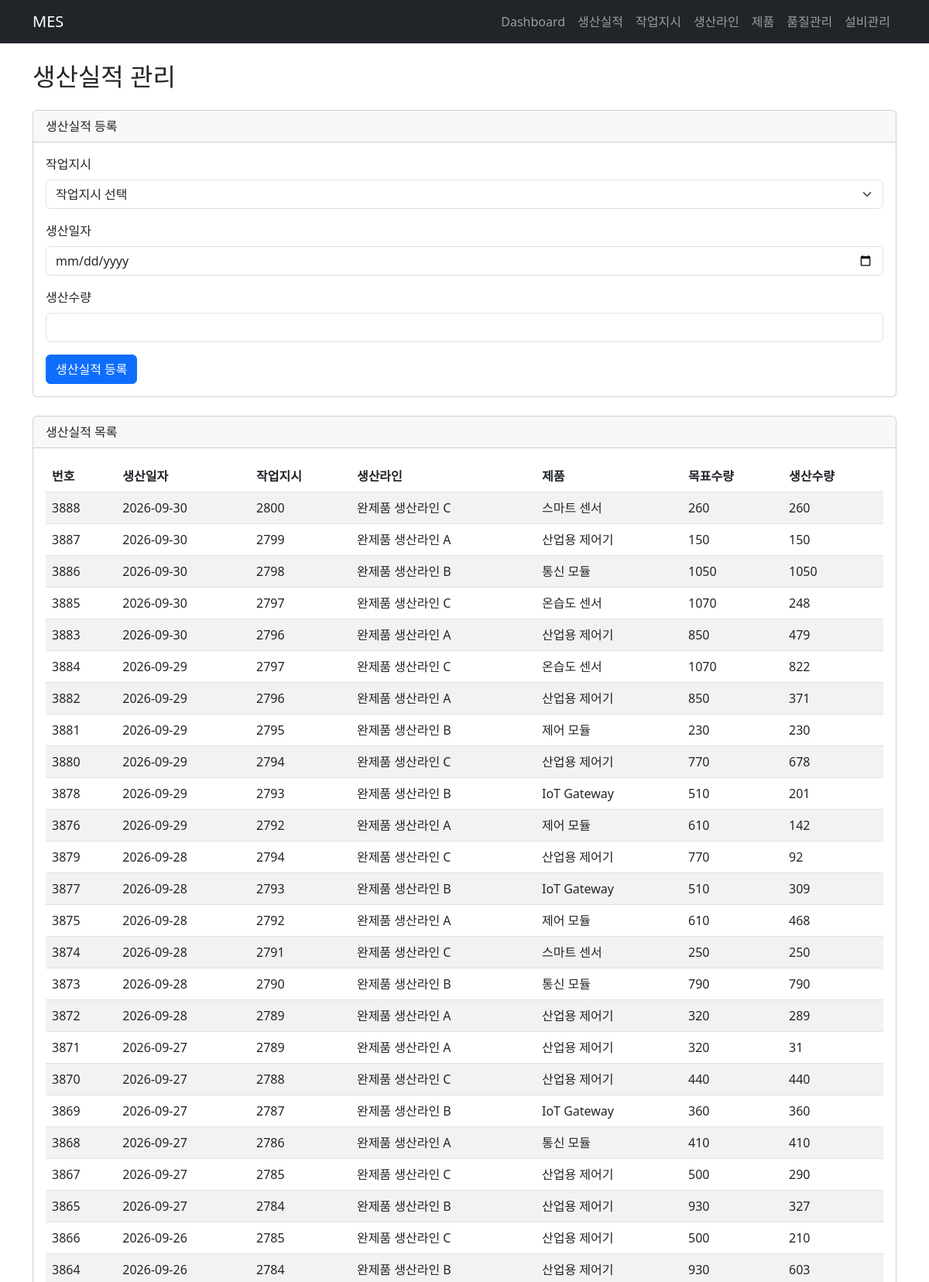
Screenshot of /production-records (upper part) with the database file from the repository.
### tables this page shows
CREATE TABLE production_records (
    production_record_id    INTEGER PRIMARY KEY AUTOINCREMENT,
    work_order_id           INTEGER NOT NULL,
    production_date         TEXT    NOT NULL,
    produced_qty            INTEGER NOT NULL CHECK (produced_qty >= 0),
    
    FOREIGN KEY (work_order_id)
        REFERENCES work_orders(work_order_id)
);

CREATE TABLE production_lines (
    line_id     TEXT PRIMARY KEY,
    line_name   TEXT NOT NULL,
    status      TEXT NOT NULL
);

CREATE TABLE products (
    product_id      TEXT PRIMARY KEY,
    product_name    TEXT NOT NULL
);

CREATE TABLE work_orders (

    work_order_id       INTEGER PRIMARY KEY AUTOINCREMENT,
    line_id             TEXT    NOT NULL,
    product_id          TEXT    NOT NULL,
    target_qty          INTEGER NOT NULL CHECK (target_qty > 0),
    status              TEXT    NOT NULL DEFAULT 'planned'
                        CHECK (status IN ('planned', 'running', 'completed')),
    predicted_duration_h REAL,
    predicted_late      INTEGER CHECK(predicted_late IN (0, 1)),
    predicted_late_probability REAL
        CHECK(predicted_late_probability BETWEEN 0 AND 1),
    planned_start_at    TEXT    NOT NULL,
    due_at              TEXT    NOT NULL,
    actual_start_at     TEXT,
    actual_end_at       TEXT,
    created_at          TEXT    NOT NULL DEFAULT (datetime('now', 'localtime')),

    FOREIGN KEY (line_id)
        REFERENCES production_lines(line_id),

    FOREIGN KEY (product_id)
        REFERENCES products(product_id)
    
);

### main.py (the view)
@app.get("/production-records", response_class=HTMLResponse)
def production_records_page(request: Request):
    production = service.list_production_records()
    orders = service.list_work_orders()
    return templates.TemplateResponse(
        request=request,
        name="production.html",
        context={
            "production": production,
            "orders": orders
        }
    )

### templates/production.html (shortened to what this page needs)
{% extends "base.html" %}
{% block content %}
<h2 class="mb-4">생산실적 관리</h2>
<div class="card mb-4">
    <div class="card-header">생산실적 등록</div>
    <div class="card-body">
        <form method="post" action="/production-records">
            <div class="mb-3">
                <label class="form-label">작업지시</label>
                <select name="work_order_id" class="form-select" required>
                    <option value="">작업지시 선택</option>
                </select>
            </div>
            <div class="mb-3">
                <label class="form-label">생산일자</label>
                <input type="date" name="production_date"
                       class="form-control" required>
            </div>
            <div class="mb-3">
                <label class="form-label">생산수량</label>
                <input type="number" name="produced_qty"
                       min="0" class="form-control" required>
            </div>
            <button type="submit" class="btn btn-primary">
                생산실적 등록
            </button>
        </form>
    </div>
</div>
<div class="card">
    <div class="card-header">생산실적 목록</div>
    <div class="card-body">
        <table class="table table-striped">
            <thead>
                <tr>
                    <th>번호</th>
                    <th>생산일자</th>
                    <th>작업지시</th>
                    <th>생산라인</th>
                    <th>제품</th>
                    <th>목표수량</th>
                    <th>생산수량</th>
                </tr>
            </thead>
            <tbody>
                {% for record in production %}
                <tr>
                    <td>{{ record.production_record_id }}</td>
                    <td>{{ record.production_date }}</td>
                    <td>{{ record.work_order_id }}</td>
                    <td>{{ record.line_name }}</td>
                    <td>{{ record.product_name }}</td>
                    <td>{{ record.target_qty }}</td>
                    <td>{{ record.produced_qty }}</td>
                </tr>
                {% endfor %}
            </tbody>
        </table>
    </div>
</div>
{% endblock %}

### rows the page displays
production_records: production_record_id "3888", production_date "2026-09-30", work_order_id "2800", line_name "완제품 생산라인 C", product_name "스마트 센서", target_qty "260", produced_qty "260"
production_records: production_record_id "3887", production_date "2026-09-30", work_order_id "2799", line_name "완제품 생산라인 A", product_name "산업용 제어기", target_qty "150", produced_qty "150"
production_records: production_record_id "3886", production_date "2026-09-30", work_order_id "2798", line_name "완제품 생산라인 B", product_name "통신 모듈", target_qty "1050", produced_qty "1050"
production_records: production_record_id "3885", production_date "2026-09-30", work_order_id "2797", line_name "완제품 생산라인 C", product_name "온습도 센서", target_qty "1070", produced_qty "248"
production_records: production_record_id "3883", production_date "2026-09-30", work_order_id "2796", line_name "완제품 생산라인 A", product_name "산업용 제어기", target_qty "850", produced_qty "479"
production_records: production_record_id "3884", production_date "2026-09-29", work_order_id "2797", line_name "완제품 생산라인 C", product_name "온습도 센서", target_qty "1070", produced_qty "822"
production_records: production_record_id "3882", production_date "2026-09-29", work_order_id "2796", line_name "완제품 생산라인 A", product_name "산업용 제어기", target_qty "850", produced_qty "371"
production_records: production_record_id "3881", production_date "2026-09-29", work_order_id "2795", line_name "완제품 생산라인 B", product_name "제어 모듈", target_qty "230", produced_qty "230"
production_records: production_record_id "3880", production_date "2026-09-29", work_order_id "2794", line_name "완제품 생산라인 C", product_name "산업용 제어기", target_qty "770", produced_qty "678"
production_records: production_record_id "3878", production_date "2026-09-29", work_order_id "2793", line_name "완제품 생산라인 B", product_name "IoT Gateway", target_qty "510", produced_qty "201"
production_records: production_record_id "3876", production_date "2026-09-29", work_order_id "2792", line_name "완제품 생산라인 A", product_name "제어 모듈", target_qty "610", produced_qty "142"
production_records: production_record_id "3879", production_date "2026-09-28", work_order_id "2794", line_name "완제품 생산라인 C", product_name "산업용 제어기", target_qty "770", produced_qty "92"
production_records: production_record_id "3877", production_date "2026-09-28", work_order_id "2793", line_name "완제품 생산라인 B", product_name "IoT Gateway", target_qty "510", produced_qty "309"
production_records: production_record_id "3875", production_date "2026-09-28", work_order_id "2792", line_name "완제품 생산라인 A", product_name "제어 모듈", target_qty "610", produced_qty "468"
production_records: production_record_id "3874", production_date "2026-09-28", work_order_id "2791", line_name "완제품 생산라인 C", product_name "스마트 센서", target_qty "250", produced_qty "250"
production_records: production_record_id "3873", production_date "2026-09-28", work_order_id "2790", line_name "완제품 생산라인 B", product_name "통신 모듈", target_qty "790", produced_qty "790"
production_records: production_record_id "3872", production_date "2026-09-28", work_order_id "2789", line_name "완제품 생산라인 A", product_name "산업용 제어기", target_qty "320", produced_qty "289"
production_records: production_record_id "3871", production_date "2026-09-27", work_order_id "2789", line_name "완제품 생산라인 A", product_name "산업용 제어기", target_qty "320", produced_qty "31"
production_records: production_record_id "3870", production_date "2026-09-27", work_order_id "2788", line_name "완제품 생산라인 C", product_name "산업용 제어기", target_qty "440", produced_qty "440"
production_records: production_record_id "3869", production_date "2026-09-27", work_order_id "2787", line_name "완제품 생산라인 B", product_name "IoT Gateway", target_qty "360", produced_qty "360"
production_records: production_record_id "3868", production_date "2026-09-27", work_order_id "2786", line_name "완제품 생산라인 A", product_name "통신 모듈", target_qty "410", produced_qty "410"
production_records: production_record_id "3867", production_date "2026-09-27", work_order_id "2785", line_name "완제품 생산라인 C", product_name "산업용 제어기", target_qty "500", produced_qty "290"
production_records: production_record_id "3865", production_date "2026-09-27", work_order_id "2784", line_name "완제품 생산라인 B", product_name "산업용 제어기", target_qty "930", produced_qty "327"
production_records: production_record_id "3866", production_date "2026-09-26", work_order_id "2785", line_name "완제품 생산라인 C", product_name "산업용 제어기", target_qty "500", produced_qty "210"
production_records: production_record_id "3864", production_date "2026-09-26", work_order_id "2784", line_name "완제품 생산라인 B", product_name "산업용 제어기", target_qty "930", produced_qty "603"
